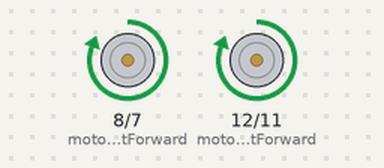
This sketch was run on a simulated Arduino Uno, built with avr-gcc and run on an emulated ATmega328P. Shown: motor-driver pin pairs drawn as motors (green arrow = first pin HIGH = forward, orange = second pin HIGH = backward, longer = more drive, scaled by the enable pin).

Above: at 0.1 s.
At 7.0 s:
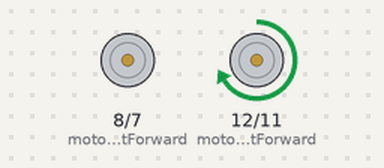
At 11.7 s:
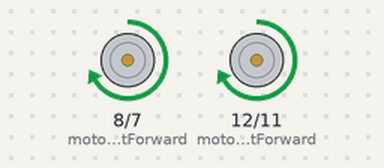
At 34.4 s:
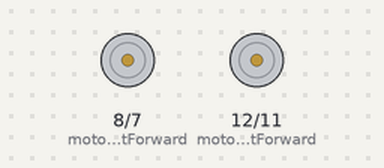
Timing chart, 0 to 40.0 s (numbered marks = the images above):
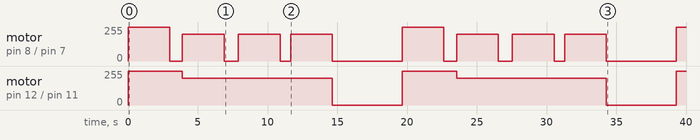

Measured:
- by itself, motor on pin 8 (motorRightForward) / pin 7 (motorRightBackward): stopped → forward 255/255 at 0.00 s, → stopped 3.0 s later, → forward 200/255 0.90 s later, → stopped 3.0 s later, … (17 changes in this stretch)
- by itself, motor on pin 12 (motorLeftForward) / pin 11 (motorLeftBackward): stopped → forward 255/255 at 0.00 s, → forward 200/255 3.9 s later, → stopped 10.8 s later, → forward 255/255 5.0 s later, … (7 changes in this stretch)

The sketch:

L298N_Motor_Code.ino
```cpp
// three variables needed to control speed and rotation of each motor

int motorLeftEnable = 9;

int motorLeftForward = 12;

int motorLeftBackward = 11;


int motorRightEnable = 3;

int motorRightForward = 8;

int motorRightBackward = 7;


void setup() {


  // all six pins on the L298N module send signals to the motors

  pinMode(motorLeftForward, OUTPUT);

  pinMode(motorLeftBackward, OUTPUT);

  pinMode(motorRightForward, OUTPUT);

  pinMode(motorRightBackward, OUTPUT);


  pinMode(motorLeftEnable, OUTPUT);

  pinMode(motorRightEnable, OUTPUT);


  // ensures all motors are off from the start

  digitalWrite(motorLeftBackward, LOW);

  digitalWrite(motorRightBackward, LOW);

  digitalWrite(motorLeftForward, LOW);

  digitalWrite(motorRightForward, LOW);


}


void loop() {


  // set speed of DC motor - max is 255

  // note that PWM pins used because the speed of each motor can be changed

  analogWrite(motorLeftEnable, 255);

  analogWrite(motorRightEnable, 255);


  // move forward for 3 seconds

  digitalWrite(motorLeftForward, HIGH);

  digitalWrite(motorRightForward, HIGH);

  delay(3000);


  // turn right (by turning off right motor) for just under one second

  digitalWrite(motorRightForward, LOW);

  delay(900);


  // lower speed of both motors

  analogWrite(motorLeftEnable, 200);

  analogWrite(motorRightEnable, 200);


  // turn right motor back on (left motor still on from before) - for three seconds

  digitalWrite(motorRightForward, HIGH);

  delay(3000);


  // turn right again for one second

  digitalWrite(motorRightForward, LOW);

  delay(1000);


  // turn on right motor again

  // both motors run for 3 seconds

  digitalWrite(motorRightForward, HIGH);

  delay(3000);


  digitalWrite(motorRightForward, LOW);

  delay(750);


  digitalWrite(motorRightForward, HIGH);

  delay(3000);


  // stop both motors - car should be stationary for 5 seconds before repeating loop() code

  digitalWrite(motorLeftForward, LOW);

  digitalWrite(motorRightForward, LOW);

  delay(5000);


}

 
```
